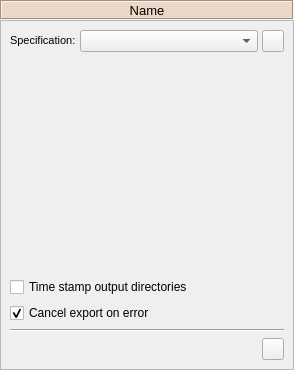
<?xml version="1.0" encoding="UTF-8"?>
<!--
######################################################################################################################
# Copyright (C) 2017-2021 Spine project consortium
# This file is part of Spine Items.
# Spine Items is free software: you can redistribute it and\/or modify it under the terms of the GNU Lesser General
# Public License as published by the Free Software Foundation, either version 3 of the License, or (at your option)
# any later version. This program is distributed in the hope that it will be useful, but WITHOUT ANY WARRANTY;
# without even the implied warranty of MERCHANTABILITY or FITNESS FOR A PARTICULAR PURPOSE. See the GNU Lesser General
# Public License for more details. You should have received a copy of the GNU Lesser General Public License along with
# this program. If not, see <http:\/\/www.gnu.org\/licenses\/>.
######################################################################################################################
-->
<ui version="4.0">
 <class>Form</class>
 <widget class="QWidget" name="Form">
  <property name="geometry">
   <rect>
    <x>0</x>
    <y>0</y>
    <width>294</width>
    <height>370</height>
   </rect>
  </property>
  <property name="windowTitle">
   <string>Form</string>
  </property>
  <layout class="QVBoxLayout" name="verticalLayout">
   <property name="spacing">
    <number>0</number>
   </property>
   <property name="leftMargin">
    <number>0</number>
   </property>
   <property name="topMargin">
    <number>0</number>
   </property>
   <property name="rightMargin">
    <number>0</number>
   </property>
   <property name="bottomMargin">
    <number>0</number>
   </property>
   <item>
    <widget class="QLabel" name="item_name_label">
     <property name="sizePolicy">
      <sizepolicy hsizetype="Preferred" vsizetype="Fixed">
       <horstretch>0</horstretch>
       <verstretch>0</verstretch>
      </sizepolicy>
     </property>
     <property name="minimumSize">
      <size>
       <width>0</width>
       <height>20</height>
      </size>
     </property>
     <property name="maximumSize">
      <size>
       <width>16777215</width>
       <height>20</height>
      </size>
     </property>
     <property name="font">
      <font>
       <pointsize>10</pointsize>
       <weight>50</weight>
       <bold>false</bold>
      </font>
     </property>
     <property name="styleSheet">
      <string notr="true">background-color: #ecd8c6;</string>
     </property>
     <property name="frameShape">
      <enum>QFrame::Box</enum>
     </property>
     <property name="frameShadow">
      <enum>QFrame::Sunken</enum>
     </property>
     <property name="text">
      <string>Name</string>
     </property>
     <property name="alignment">
      <set>Qt::AlignCenter</set>
     </property>
     <property name="wordWrap">
      <bool>true</bool>
     </property>
    </widget>
   </item>
   <item>
    <widget class="QScrollArea" name="scrollArea_6">
     <property name="widgetResizable">
      <bool>true</bool>
     </property>
     <widget class="QWidget" name="scrollAreaWidgetContents_5">
      <property name="geometry">
       <rect>
        <x>0</x>
        <y>0</y>
        <width>292</width>
        <height>348</height>
       </rect>
      </property>
      <layout class="QVBoxLayout" name="verticalLayout_2">
       <item>
        <layout class="QHBoxLayout" name="horizontalLayout_9">
         <property name="spacing">
          <number>4</number>
         </property>
         <item>
          <widget class="QLabel" name="specification_label">
           <property name="sizePolicy">
            <sizepolicy hsizetype="Fixed" vsizetype="Fixed">
             <horstretch>0</horstretch>
             <verstretch>0</verstretch>
            </sizepolicy>
           </property>
           <property name="maximumSize">
            <size>
             <width>16777215</width>
             <height>16777215</height>
            </size>
           </property>
           <property name="font">
            <font>
             <pointsize>8</pointsize>
            </font>
           </property>
           <property name="text">
            <string>Specification:</string>
           </property>
          </widget>
         </item>
         <item>
          <widget class="QComboBox" name="specification_combo_box">
           <property name="sizePolicy">
            <sizepolicy hsizetype="Expanding" vsizetype="Fixed">
             <horstretch>0</horstretch>
             <verstretch>0</verstretch>
            </sizepolicy>
           </property>
           <property name="toolTip">
            <string>&lt;html&gt;&lt;head/&gt;&lt;body&gt;&lt;p&gt;Tool specification for this Tool&lt;/p&gt;&lt;/body&gt;&lt;/html&gt;</string>
           </property>
          </widget>
         </item>
         <item>
          <widget class="QToolButton" name="specification_button">
           <property name="minimumSize">
            <size>
             <width>22</width>
             <height>22</height>
            </size>
           </property>
           <property name="maximumSize">
            <size>
             <width>22</width>
             <height>22</height>
            </size>
           </property>
           <property name="toolTip">
            <string>&lt;html&gt;&lt;head/&gt;&lt;body&gt;&lt;p&gt;Edit specification.&lt;/p&gt;&lt;/body&gt;&lt;/html&gt;</string>
           </property>
           <property name="icon">
            <iconset resource="../../ui/resources/resources_icons.qrc">
             <normaloff>:/icons/wrench.svg</normaloff>:/icons/wrench.svg</iconset>
           </property>
           <property name="iconSize">
            <size>
             <width>16</width>
             <height>16</height>
            </size>
           </property>
           <property name="popupMode">
            <enum>QToolButton::InstantPopup</enum>
           </property>
          </widget>
         </item>
        </layout>
       </item>
       <item>
        <widget class="QLabel" name="issues_label">
         <property name="text">
          <string/>
         </property>
        </widget>
       </item>
       <item>
        <layout class="QVBoxLayout" name="databases_list_layout"/>
       </item>
       <item>
        <spacer name="verticalSpacer">
         <property name="orientation">
          <enum>Qt::Vertical</enum>
         </property>
         <property name="sizeHint" stdset="0">
          <size>
           <width>20</width>
           <height>40</height>
          </size>
         </property>
        </spacer>
       </item>
       <item>
        <widget class="QCheckBox" name="output_time_stamps_check_box">
         <property name="toolTip">
          <string>Checking this will add time stamps to output directory names.</string>
         </property>
         <property name="text">
          <string>Time stamp output directories</string>
         </property>
        </widget>
       </item>
       <item>
        <widget class="QCheckBox" name="cancel_on_error_check_box">
         <property name="text">
          <string>Cancel export on error</string>
         </property>
         <property name="checked">
          <bool>true</bool>
         </property>
        </widget>
       </item>
       <item>
        <widget class="Line" name="line_6">
         <property name="orientation">
          <enum>Qt::Horizontal</enum>
         </property>
        </widget>
       </item>
       <item>
        <layout class="QHBoxLayout" name="horizontalLayout_13">
         <item>
          <spacer name="horizontalSpacer_17">
           <property name="orientation">
            <enum>Qt::Horizontal</enum>
           </property>
           <property name="sizeHint" stdset="0">
            <size>
             <width>40</width>
             <height>20</height>
            </size>
           </property>
          </spacer>
         </item>
         <item>
          <widget class="QToolButton" name="open_directory_button">
           <property name="sizePolicy">
            <sizepolicy hsizetype="Fixed" vsizetype="Fixed">
             <horstretch>0</horstretch>
             <verstretch>0</verstretch>
            </sizepolicy>
           </property>
           <property name="minimumSize">
            <size>
             <width>22</width>
             <height>22</height>
            </size>
           </property>
           <property name="maximumSize">
            <size>
             <width>22</width>
             <height>22</height>
            </size>
           </property>
           <property name="toolTip">
            <string>&lt;html&gt;&lt;head/&gt;&lt;body&gt;&lt;p&gt;Open this GdxExporter's project directory in file browser&lt;/p&gt;&lt;/body&gt;&lt;/html&gt;</string>
           </property>
           <property name="icon">
            <iconset resource="../../ui/resources/resources_icons.qrc">
             <normaloff>:/icons/folder-open-solid.svg</normaloff>:/icons/folder-open-solid.svg</iconset>
           </property>
          </widget>
         </item>
        </layout>
       </item>
      </layout>
     </widget>
    </widget>
   </item>
  </layout>
 </widget>
 <resources>
  <include location="../../ui/resources/resources_icons.qrc"/>
 </resources>
 <connections/>
</ui>
